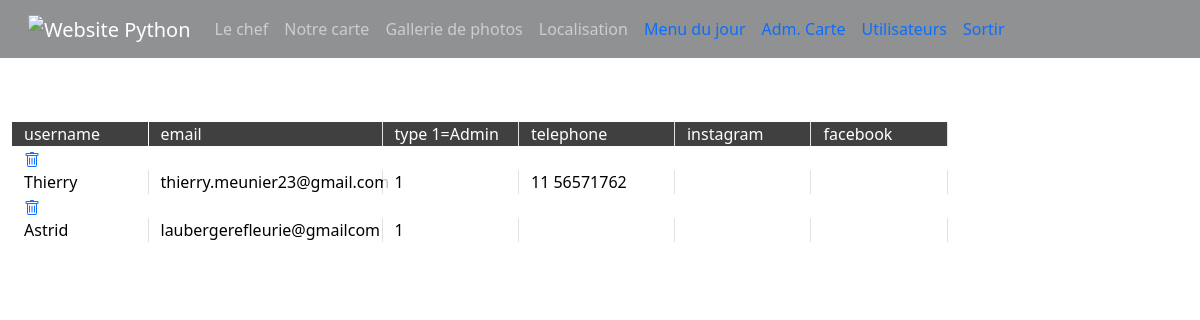
The page /userlist (signed in) on the database its author committed.
### app.py (models this page shows, shortened)
class User(db.Model, UserMixin):
    __tablename__ = 'user'
    id = db.Column(db.Integer, primary_key=True)
    username = db.Column(db.String(80), unique=True, nullable=False)
    email = db.Column(db.String(120))
    password_hash = db.Column(db.String(120), nullable=False)
    tipo = db.Column(db.Integer)  # 1 para admin y 2 para cliente
    telefono = db.Column(db.String(120))
    instagram = db.Column(db.String(120))
    facebook = db.Column(db.String(120))
    password = db.Column(db.String(120))
    def __repr__(self):
        return '<Cliente: %r %r>' % (self.username, self.email)

### app.py (the view)
@app.route('/userlist')
@login_required
def userlist():
    nombre_funcion = inspect.currentframe().f_code.co_name
    app.logger.info(nombre_funcion)
    users = User.query.all()
    app.logger.info(users)
    return render_template('userlist.html', users=users)

### app.py (called while the page is built)
@login_manager.user_loader
def load_user(user_id):
    return User.query.get(int(user_id))

### templates/userlist.html (shortened to what this page needs)
{% extends "layout.html" %}
{% block head %}
    {{ super() }}
{% endblock %}
{% block content %}
<div class="row">
    <div class="col-md-4 p-3">
    </div>
</div>
<div class="container">
    <div class="row row-cols-7 bg-opacity-50">
        <div class="col text-white bg-black border-white bg-opacity-75 border-right">username</div>
        <div class="col-3  text-white bg-black bg-opacity-75 border-right">email</div>
        <div class="col  text-white bg-black bg-opacity-75 border-right">type 1=Admin</div>
        <div class="col-2  text-white bg-black bg-opacity-75  border-right">telephone</div>
        <div class="col  text-white bg-black bg-opacity-75 border-right  ">instagram</div>
        <div class="col  text-white bg-black bg-opacity-75  border-right">facebook</div>
</div>
    {% for user in users %}
<div class="row row-cols-7">
    <div ><a href=""  data-toggle="modal" data-target="#modalConfirma{{ loop.index }}">
        <svg xmlns="http://www.w3.org/2000/svg" width="16" height="16" fill="currentColor" class="bi bi-trash" viewBox="0 0 16 16">
            </a>
    </div>
    <div class="col bg-white bg-opacity-75 border-right">{{user.username}}</div>
    <div class="col-3 bg-white bg-opacity-75 border-right">{{user.email}}</div>
    <div class="col bg-white bg-opacity-75 border-right">{{user.tipo}}</div>
    <div class="col-2 bg-white bg-opacity-75 border-right">{{user.telefono}}</div>
    <div class="col bg-white bg-opacity-75 border-right">{{user.instagram}}</div>
    <div class="col bg-white bg-opacity-75 border-right">{{user.facebook}}</div>
</div>
    {% endfor %}
{% endblock %}

### rows shown on the page
User: username "Thierry", email "thierry.meunier23@gmail.com", tipo "1", telefono "11 56571762"
User: username "Astrid", email "laubergerefleurie@gmailcom", tipo "1"
